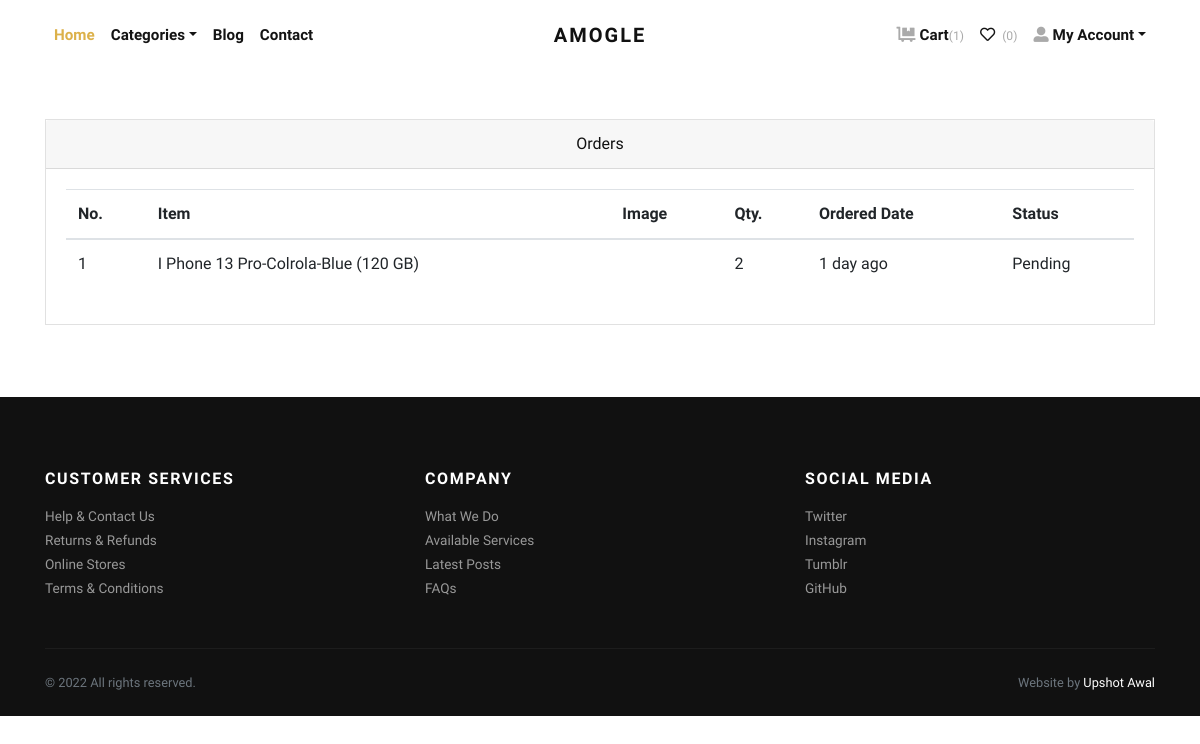
The page /orders/ (signed in) on the database as committed earlier.
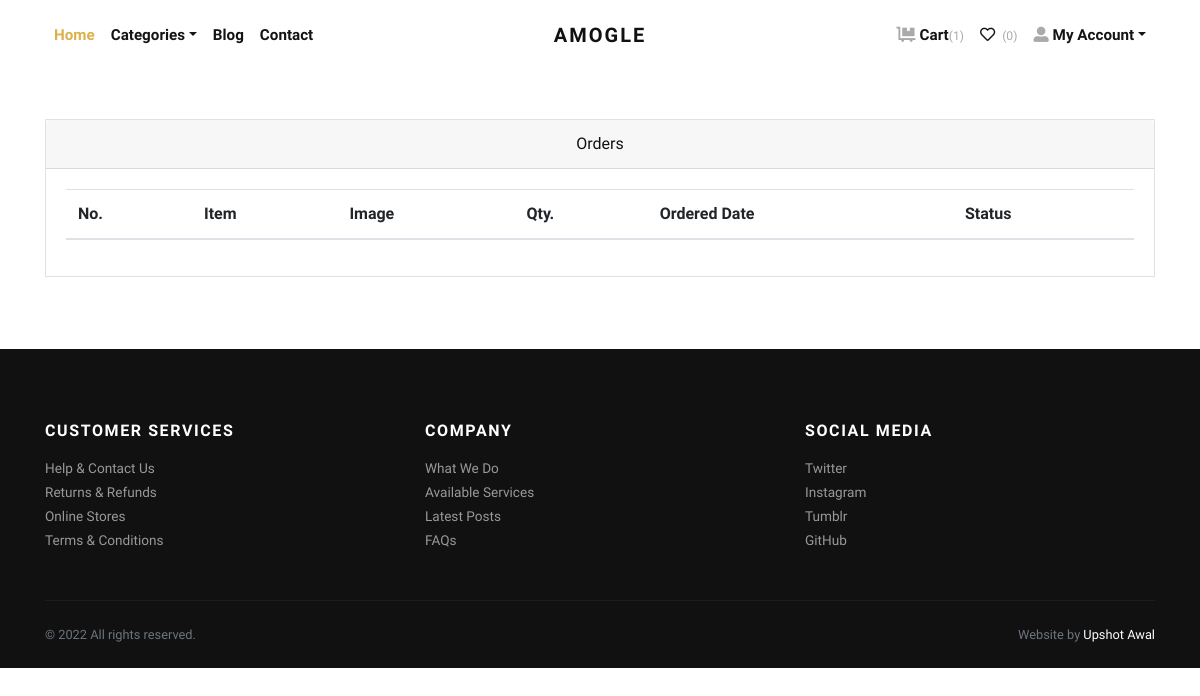
The same page on the database as committed later.
### store/models.py (models this page shows, shortened)
class Order(models.Model):
    user = models.ForeignKey(User, verbose_name="User",
                             on_delete=models.CASCADE)
    address = models.ForeignKey(
        Address, verbose_name="Shipping Address", on_delete=models.CASCADE)
    product = models.ForeignKey(
        Product, verbose_name="Product", on_delete=models.CASCADE)
    quantity = models.PositiveIntegerField(verbose_name="Quantity")
    ordered_date = models.DateTimeField(
        auto_now_add=True, verbose_name="Ordered Date")
    status = models.CharField(
        choices=STATUS_CHOICES,
        max_length=50,
        default="Pending"
    )

class Product(models.Model):
    title = models.CharField(max_length=150, verbose_name="Product Title")
    slug = models.SlugField(max_length=160, verbose_name="Product Slug")
    sku = models.CharField(max_length=255, unique=True,
                           verbose_name="Unique Product ID (SKU)")
    short_description = models.TextField(verbose_name="Short Description")
    detail_description = models.TextField(
        blank=True, null=True, verbose_name="Detail Description")
    product_image = models.ImageField(
        upload_to='product', blank=True, null=True, verbose_name="Product Image")
    price = models.DecimalField(max_digits=8, decimal_places=2)
    category = models.ForeignKey(
        Category, verbose_name="Product Categoy", on_delete=models.CASCADE)
    is_active = models.BooleanField(verbose_name="Is Active?")
    is_featured = models.BooleanField(verbose_name="Is Featured?")
    created_at = models.DateTimeField(
        auto_now_add=True, verbose_name="Created Date")
    updated_at = models.DateTimeField(
        auto_now=True, verbose_name="Updated Date")
    class Meta:
        verbose_name_plural = 'Products'
        ordering = ('-created_at', )

### store/views.py (the view)
# urls.py: path('orders/', views.orders, name="orders"),
@login_required
def orders(request):
    all_orders = Order.objects.filter(
        user=request.user).order_by('-ordered_date')
    return render(request, 'store/orders.html', {'orders': all_orders})

### store/context_preprocessors.py (called while the page is built)
def store_menu(request):
    categories = Category.objects.filter(is_active=True)
    context = {
        'categories_menu': categories,
    }
    return context

def cart_menu(request):
    if request.user.is_authenticated:
        cart_items= Cart.objects.filter(user=request.user)
        context = {
            'cart_items': cart_items,
        }
    else:
        context = {}
    return context

### templates/store/orders.html (shortened to what this page needs)
{% extends 'base.html' %}
{% load static %}
{% load humanize %}
    {% block content %}
      <div class="container py-5">
        <div class="row">
          <div class="col-lg-12">
            <div class="card mb-4" id="tables">
              <div class="card-header text-center">Orders</div>
              <div class="card-body">
                <table class="table table-hover">
                  <thead>
                    <tr>
                      <th>No.</th>
                      <th>Item</th>
                      <th>Image</th>
                      <th>Qty.</th>
                      <th>Ordered Date</th>
                      <th>Status</th>
                    </tr>
                  </thead>
                  <tbody>
                    {% if orders %}
                    {% for order in orders %}
                    <tr>
                      <td>{{forloop.counter}}</td>
                      <td>{{order.product.title}}</td>
                      <td>
                      </td>
                      <td>{{order.quantity}}</td>
                      <td>{{order.ordered_date|naturaltime}}</td>
                      <td>
                        {{order.status}}
                      </td>
                    </tr>
                    {% endfor %}
                    {% endif %}
                  </tbody>
                </table>
              </div>
            </div>
          </div>
        </div>
      </div>
{% endblock content %}

Rows that differ between the two databases and show on the page:
removed Order: product "I Phone 13 Pro-Colrola-Blue (120 GB)", quantity "2", ordered_date "1 day ago", status "Pending"
